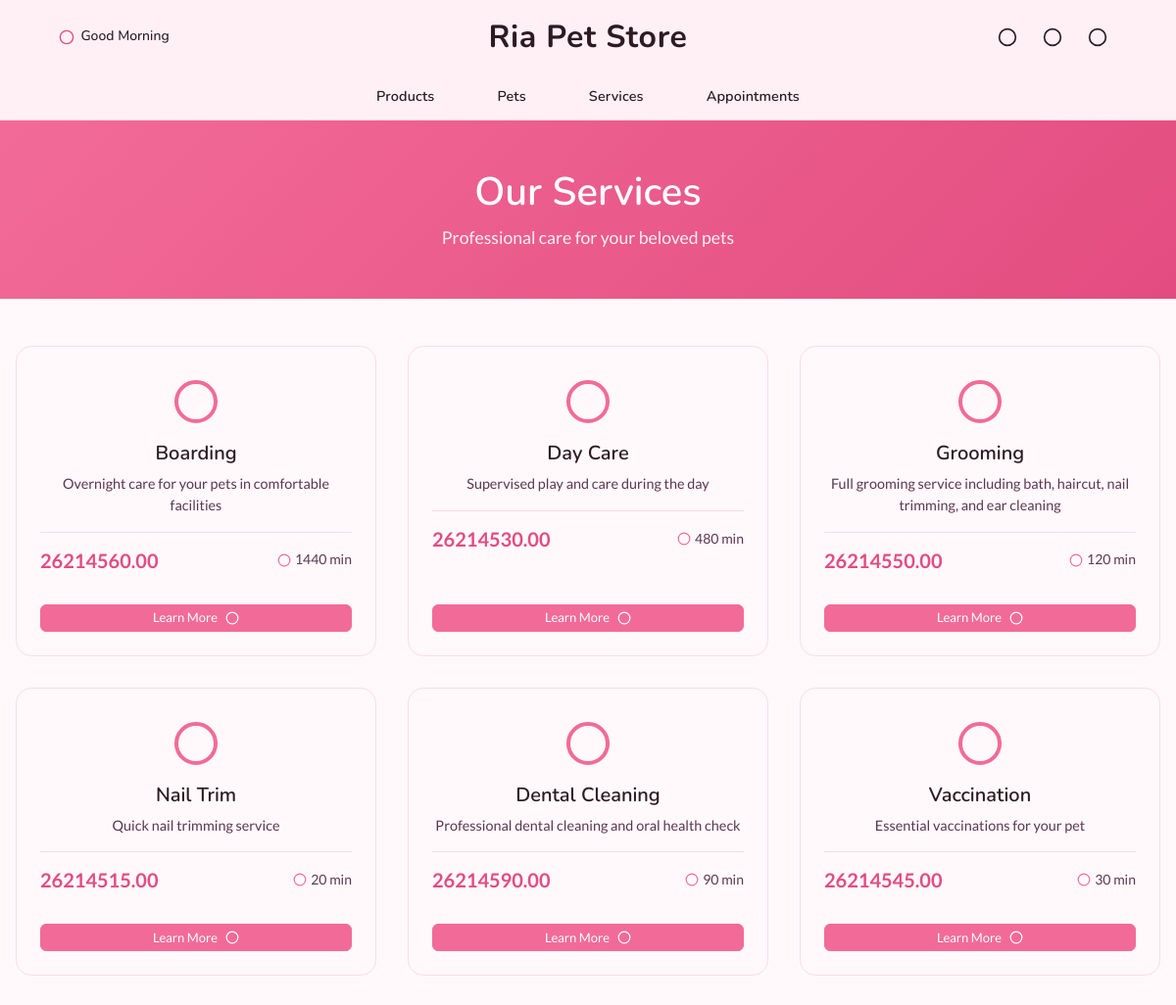
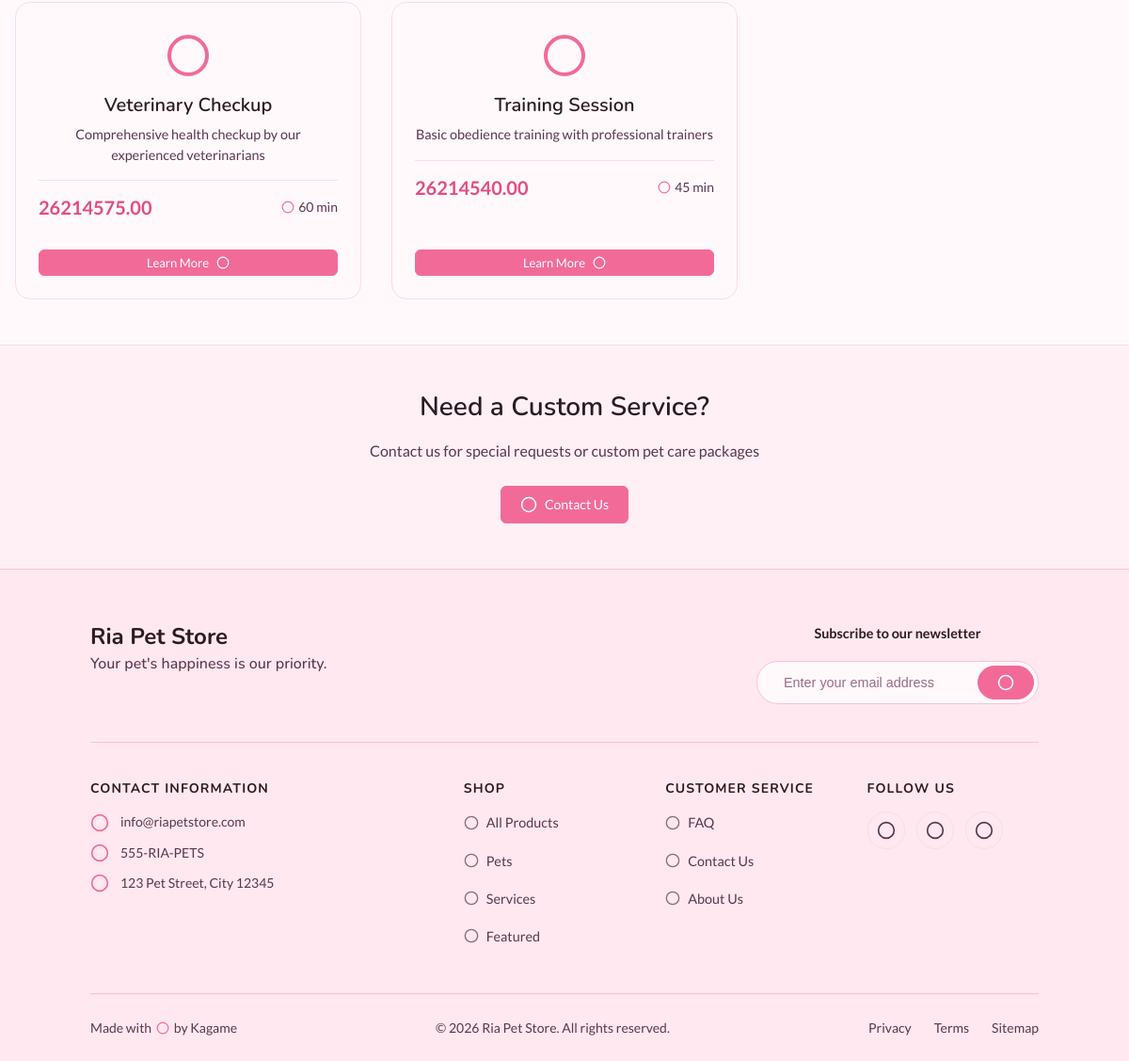
The app's page /public/shop/services.php with its own data (2 pictures, top to bottom).
### tables this page shows
CREATE TABLE `services` (
  `id` int(11) NOT NULL,
  `service_name` varchar(100) NOT NULL,
  `category` varchar(50) DEFAULT 'general',
  `description` text DEFAULT NULL,
  `price` decimal(10,2) NOT NULL,
  `duration_minutes` int(11) NOT NULL,
  `featured` tinyint(1) DEFAULT 0,
  `created_at` timestamp NOT NULL DEFAULT current_timestamp(),
  `updated_at` timestamp NOT NULL DEFAULT current_timestamp() ON UPDATE current_timestamp()
);

### backend/config/config.php (called while the page is built, shortened)
<?php
class Config
{
    private static $config = [];
    private static function loadDefaults()
    {
        self::$config = [
            'APP_NAME' => 'Ria Pet Store',
            'APP_ENV' => 'development',
            'APP_URL' => 'http://localhost/Ria-Pet-Store',
            'APP_DEBUG' => true,
            'DB_HOST' => 'localhost',
            'DB_USER' => 'root',
            'DB_PASS' => '',
            'DB_NAME' => 'pet_store',
            'UPLOAD_MAX_SIZE' => 2097152,
            'UPLOAD_ALLOWED_TYPES' => 'image/jpeg,image/png,image/gif',
            'UPLOAD_PATH' => '../assets/uploads/',
            'PLACEHOLDER_IMAGE_SMALL' => 'https://via.placeholder.com/200x150?text=No+Image',
            'PLACEHOLDER_IMAGE_LARGE' => 'https://via.placeholder.com/400x300?text=No+Image',
            'SESSION_NAME' => 'petstore_session',
        ];
    }
    public static function get($key, $default = null)
    {
        if (isset(self::$config[$key])) {
            return self::$config[$key];
        }
        $value = getenv($key);
        if ($value !== false) {
            return $value;
        }
        return $default;
    }
    public static function baseUrl($path = '')
    {
        $url = self::get('APP_URL', 'http://localhost/Ria-Pet-Store');
        $url = rtrim($url, '/') . '/';
        return $url . ltrim($path, '/');
    }
}
?>

### public/shop/services.php (the view, shortened to what this page needs)
<?php
require_once __DIR__ . '/../../backend/includes/header.php';
?>
<link rel="stylesheet" href="http://localhost/Ria-Pet-Store/assets/css/shop/services.css?v=<?php echo ASSET_VERSION; ?>">
<div class="services-page">
    <section class="services-hero">
        <div class="container">
            <h1>Our Services</h1>
            <p>Professional care for your beloved pets</p>
        </div>
    </section>
    <section class="services-section">
        <div class="container">
            <div class="services-grid">
                <?php
                $services = $conn->query("SELECT * FROM services ORDER BY category, service_name");
                if ($services->num_rows > 0):
                    while ($service = $services->fetch_assoc()):
                ?>
                <div class="service-card">
                    <div class="service-icon">
                        <?php
                        $icon = 'heart';
                        switch (strtolower($service['category'])) {
                            case 'grooming':
                                $icon = 'scissors';
                                break;
                            default:
                                $icon = 'heart';
                        }
                        echo icon($icon, 40);
                        ?>
                    </div>
                    <div class="service-card-body">
                        <h3><?php echo e($service['service_name']); ?></h3>
                        <p><?php echo e($service['description']); ?></p>
                        <div class="service-meta">
                            <span class="service-price"><?php echo CURRENCY_SYMBOL . number_format($service['price'], 2); ?></span>
                            <span class="service-duration">
                                <?php echo icon('clock', 14); ?> <?php echo (int)$service['duration_minutes']; ?> min
                            </span>
                        </div>
                    </div>
                    <div class="service-card-footer">
                        <a href="<?php echo url('service_details?id=' . (int)$service['id']); ?>" class="btn btn-primary btn-small">
                            Learn More <?php echo icon('arrow-right', 14); ?>
                        </a>
                    </div>
                </div>
                <?php
                    endwhile;
                else:
                ?>
                <div class="no-services">
                    <p>No services available at the moment.</p>
                </div>
                <?php endif; ?>
            </div>
        </div>
    </section>
    <section class="services-cta">
        <div class="container">
            <div class="cta-content">
                <h2>Need a Custom Service?</h2>
                <p>Contact us for special requests or custom pet care packages</p>
                <a href="<?php echo url('contact'); ?>" class="btn btn-primary">
                    <?php echo icon('message', 18); ?> Contact Us
                </a>
            </div>
        </div>
    </section>
</div>
<?php require_once __DIR__ . '/../../backend/includes/footer.php'; ?>

### backend/functions/helpers.php (shortened to what this page needs)
<?php
require_once __DIR__ . '/../config/config.php';
function url($path = '')
{
    return Config::baseUrl($path);
}
function e($string)
{
    return htmlspecialchars($string, ENT_QUOTES, 'UTF-8');
}
function icon($name, $size = 20, $class = '', $wrap = false)
{
    $class = $class ? ' class="' . $class . '"' : '';
    $paths = $icons[$name] ?? '<circle cx="12" cy="12" r="10"/>';
    $svg = '<svg xmlns="http://www.w3.org/2000/svg" width="' . $size . '" height="' . $size . '" viewBox="0 0 24 24" fill="none" stroke="currentColor" stroke-width="2" stroke-linecap="round" stroke-linejoin="round"' . $class . '>' . $paths . '</svg>';
    if ($wrap) {
        return '<span class="icon-wrapper">' . $svg . '</span>';
    }
    return $svg;
}

### assets/css/core/base.css (style rules this page uses)
:root { --bg-primary: #fff9fc; --bg-secondary: #fff0f6; --bg-tertiary: #ffe8ef; --text-primary: #2d1a22; --text-secondary: #5c3650; --text-tertiary: #9c6b85; --text-disabled: #c9a3b5; --border-light: #ffd9e8; --border-medium: #fcc1d8; --border-dark: #f5a9c5; --accent-50: #fff5f7; --accent-100: #ffe8ef; --accent-200: #ffd1df; --accent-300: #ffb3c9; --accent-400: #fa8eb0; --accent-500: #f26b98; --accent-600: #e34c80; --accent-700: #cf3369; --accent-800: #b11f53; --accent-900: #8f1241; --accent-primary: var(--accent-500); --accent-secondary: var(--accent-400); --accent-tertiary: var(--accent-300); --accent-light: var(--accent-100); --accent-dark: var(--accent-700); --nav-bg: var(--bg-secondary); --nav-border: var(--border-light); --nav-bottom-bg: var(--accent-200); --nav-text: var(--text-primary); --nav-text-mid: var(--text-secondary); --nav-accent: var(--accent-600); --nav-accent-hover: var(--accent-700); --nav-hover-bg: var(--accent-100); --nav-active-bg: var(--accent-300); --nav-active-text: var(--text-primary); --footer-bg: var(--accent-100); --footer-border: var(--border-medium); --footer-text: var(--text-secondary); --footer-heading: var(--text-primary); --footer-hover: var(--accent-700); --card-bg: var(--bg-primary); --card-border: var(--border-light); --card-shadow: 0 4px 6px -1px rgba(0,0,0,0.05), 0 2px 4px -1px rgba(0,0,0,0.03); --btn-primary-bg: var(--accent-500); --btn-primary-hover: var(--accent-600); --btn-primary-text: white; --btn-secondary-bg: var(--bg-primary); --btn-secondary-text: var(--text-primary); --btn-secondary-border: var(--border-medium); --font-primary: 'Nunito', -apple-system, BlinkMacSystemFont, 'Segoe UI', Roboto, sans-serif; --font-secondary: 'Lato', -apple-system, BlinkMacSystemFont, 'Segoe UI', Roboto, sans-serif; --font-regular: 400; --font-medium: 500; --font-semibold: 600; --font-bold: 700; }
*, *::before, *::after { box-sizing: border-box; }
html { overflow-x: hidden; width: 100%; font-size: 16px; }
body { font-family: var(--font-secondary); margin: 0; padding: 0; background: var(--bg-primary); color: var(--text-primary); line-height: 1.6; overflow-x: hidden; width: 100%; }
.container { width: 100%; padding: 0 1rem; box-sizing: border-box; }
h1 { font-size: clamp(1.5rem, 4vw, 2.25rem); }
h2 { font-size: clamp(1.25rem, 3vw, 1.75rem); }
h3 { font-size: clamp(1rem, 2vw, 1.375rem); }
h1, h2, h3, h4, h5, h6 { font-family: var(--font-primary); margin: 0 0 1rem 0; font-weight: 600; line-height: 1.25; color: var(--text-primary); }
p { margin: 0 0 1rem 0; }
a { color: var(--accent-600); text-decoration: none; }
.icon-wrapper { display: inline-flex; align-items: center; justify-content: center; vertical-align: middle; line-height: 1; }
.btn svg, .nav-icon-btn svg, .mobile-nav-list a svg, .footer-section ul a svg, .contact-item svg, .social-link svg { vertical-align: middle; margin-right: 0.25rem; display: inline-block; }
.btn { display: inline-flex; align-items: center; justify-content: center; gap: 0.5rem; }
.btn svg { margin-right: 0; }
.footer-section ul a svg { margin-right: 0; opacity: 0.7; transition: opacity 0.15s; }
.contact-item svg { flex-shrink: 0; margin-right: 0; }
.social-link svg { margin-right: 0; }
.newsletter-input-wrap .btn svg { margin-right: 0; }

### assets/css/core/components.css (style rules this page uses)
.btn { display: inline-block; padding: 0.625rem 1.375rem; background: var(--pink-primary); color: var(--white); border: 0.125rem solid transparent; border-radius: 0.3125rem; cursor: pointer; font-size: clamp(0.85rem, 1.2vw, 0.95rem); font-weight: 500; text-align: center; transition: background 0.2s, border-color 0.2s, color 0.2s; }
.btn-primary { background: var(--pink-primary); }
.btn-small { padding: 0.375rem 0.875rem; font-size: 0.875rem; }

### assets/css/core/btn.css (style rules this page uses)
.btn { display: inline-flex; padding: 0.625rem 1.25rem; border-radius: 0.375rem; font-weight: 500; font-size: 0.875rem; text-align: center; cursor: pointer; transition: all 0.15s ease; border: 0.0625rem solid transparent; line-height: 1.5; text-decoration: none; display: inline-flex; align-items: center; justify-content: center; vertical-align: middle; line-height: 1; }
.btn-primary { background: var(--btn-primary-bg); color: var(--btn-primary-text); border-color: var(--btn-primary-bg); }
.btn-small { padding: 0.375rem 0.75rem; font-size: 0.8125rem; }

### assets/css/components/navigation.css (style rules this page uses)
.nav-greeting svg { color: var(--nav-accent); flex-shrink: 0; }
.nav-greeting span { font-weight: 500; color: var(--nav-text); }
.nav-icon-btn svg { flex-shrink: 0; }

### records on screen
services: $size 40 (drawn), service_name "Boarding", description "Overnight care for your pets in comfortable facilities", price "60.00", duration_minutes "1440"
services: $size 40 (drawn), service_name "Day Care", description "Supervised play and care during the day", price "30.00", duration_minutes "480"
services: $size 40 (drawn), service_name "Grooming", description "Full grooming service including bath, haircut, nail trimming, and ear cleaning", price "50.00", duration_minutes "120"
services: $size 40 (drawn), service_name "Nail Trim", description "Quick nail trimming service", price "15.00", duration_minutes "20"
services: $size 40 (drawn), service_name "Dental Cleaning", description "Professional dental cleaning and oral health check", price "90.00", duration_minutes "90"
services: $size 40 (drawn), service_name "Vaccination", description "Essential vaccinations for your pet", price "45.00", duration_minutes "30"
services: $size 40 (drawn), service_name "Veterinary Checkup", description "Comprehensive health checkup by our experienced veterinarians", price "75.00", duration_minutes "60"
services: $size 40 (drawn), service_name "Training Session", description "Basic obedience training with professional trainers", price "40.00", duration_minutes "45"

### other values on screen
$greeting_text "Good Morning"
APP_NAME "Ria Pet Store"
SITE_EMAIL "info@riapetstore.com"
SITE_PHONE "555-RIA-PETS"
